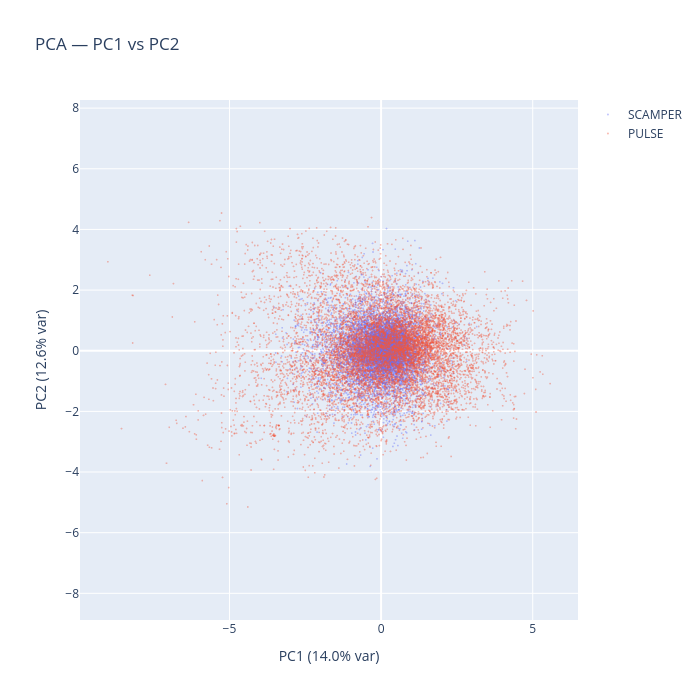

Here is the notebook cell this chart was saved with:
### Code cell
# --- PC1 vs PC2 scatter (subsample for speed) ---
PCA_SCATTER_POINTS = 10_000
rng = np.random.default_rng(42)

proj_a = pca_a.transform(flat_a)
idx_a = rng.choice(len(proj_a), size=min(PCA_SCATTER_POINTS, len(proj_a)), replace=False)

fig = go.Figure()
fig.add_trace(
    go.Scattergl(
        x=proj_a[idx_a, 0],
        y=proj_a[idx_a, 1],
        mode="markers",
        marker=dict(size=2, color="#636EFA", opacity=0.4),
        name=L2_LABEL_A,
    )
)

if flat_b is not None:
    proj_b = pca_b.transform(flat_b)
    idx_b = rng.choice(len(proj_b), size=min(PCA_SCATTER_POINTS, len(proj_b)), replace=False)
    fig.add_trace(
        go.Scattergl(
            x=proj_b[idx_b, 0],
            y=proj_b[idx_b, 1],
            mode="markers",
            marker=dict(size=2, color="#EF553B", opacity=0.4),
            name=L2_LABEL_B,
        )
    )

fig.update_layout(
    title="PCA — PC1 vs PC2",
    xaxis_title=f"PC1 ({pca_a.explained_variance_ratio_[0]:.1%} var)",
    yaxis_title=f"PC2 ({pca_a.explained_variance_ratio_[1]:.1%} var)",
    width=700,
    height=700,
    yaxis_scaleanchor="x",
)
fig.show()

### Figure 1 — Plotly figure (JSON) as saved in the notebook; plotly's stock layout.template omitted (floating-point values rounded to 4 significant figures; data arrays with more than 128 entries replaced by an {"elided": "..."} marker saying what was removed)
{"data": [{"marker": {"color": "#636EFA", "opacity": 0.4, "size": 2}, "mode": "markers", "name": "SCAMPER", "type": "scattergl", "x": {"elided": "10000 float values"}, "y": {"elided": "10000 float values"}}, {"marker": {"color": "#EF553B", "opacity": 0.4, "size": 2}, "mode": "markers", "name": "PULSE", "type": "scattergl", "x": {"elided": "10000 float values"}, "y": {"elided": "10000 float values"}}], "layout": {"height": 700, "title": {"text": "PCA — PC1 vs PC2"}, "width": 700, "xaxis": {"title": {"text": "PC1 (14.0% var)"}}, "yaxis": {"scaleanchor": "x", "title": {"text": "PC2 (12.6% var)"}}}}
